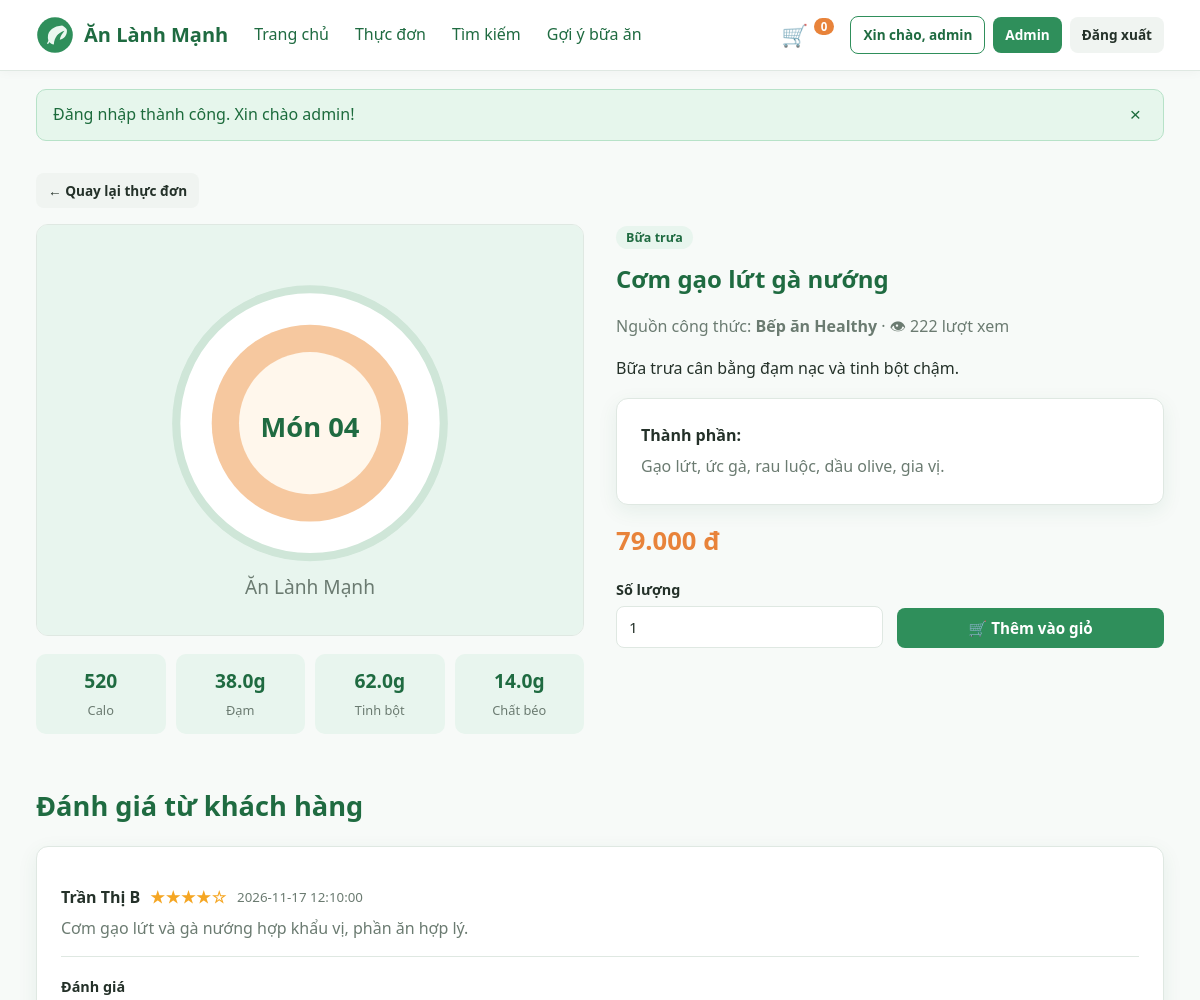
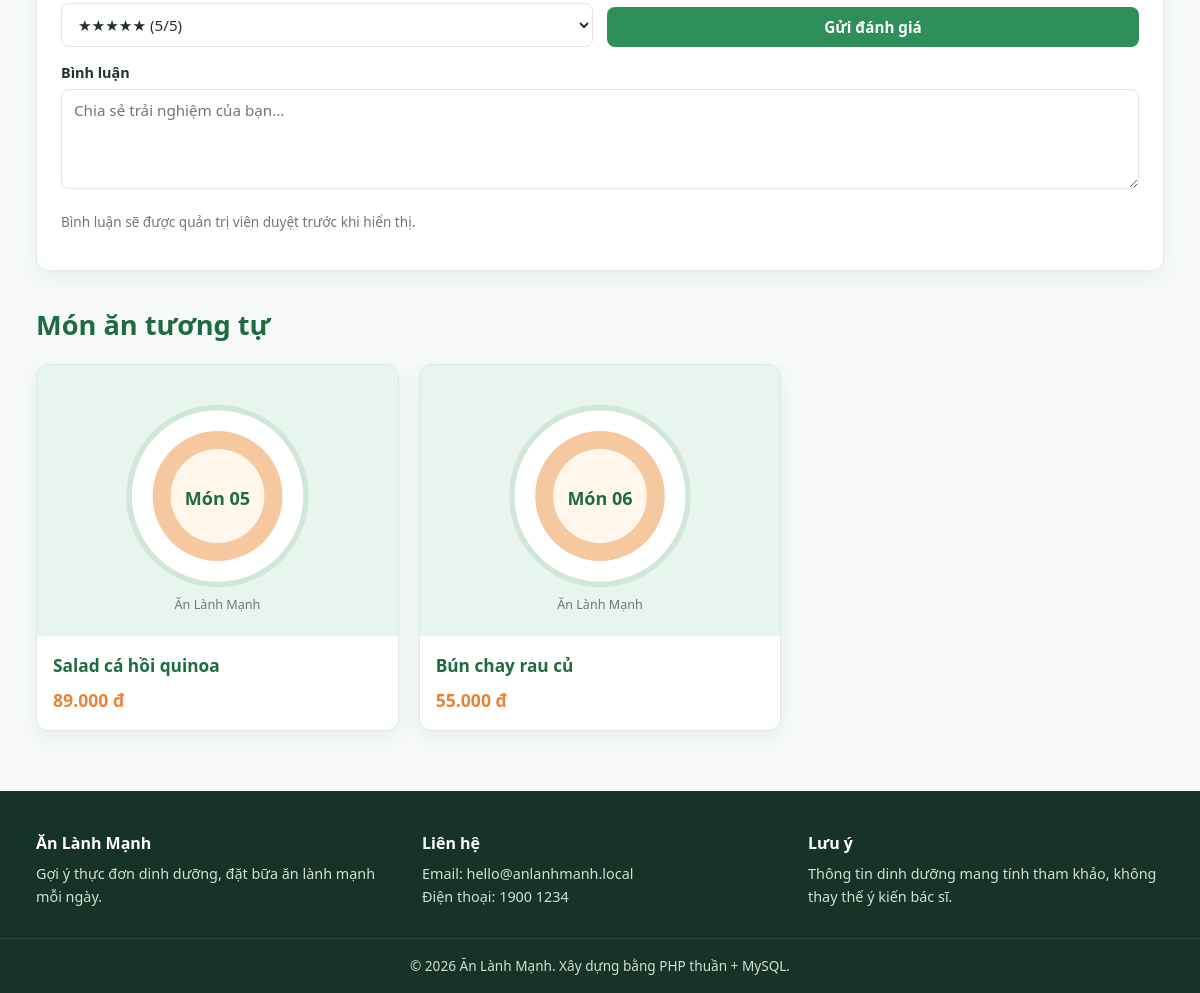
The page /monan.php?id=4 (signed in) on the database its author committed (2 pictures, top to bottom).
### tables this page shows
CREATE TABLE mon_an (
    id INT AUTO_INCREMENT PRIMARY KEY,
    ten VARCHAR(200) NOT NULL,
    slug VARCHAR(200) NOT NULL UNIQUE,
    id_danh_muc INT NOT NULL,
    id_nguon INT NOT NULL,
    mo_ta TEXT,
    nguyen_lieu TEXT,
    calo INT NOT NULL DEFAULT 0,
    protein DECIMAL(5,1) NOT NULL DEFAULT 0,
    carb DECIMAL(5,1) NOT NULL DEFAULT 0,
    fat DECIMAL(5,1) NOT NULL DEFAULT 0,
    gia DECIMAL(10,2) NOT NULL DEFAULT 0,
    hinh_anh VARCHAR(255) NOT NULL DEFAULT 'images/product/default.svg',
    trang_thai TINYINT(1) NOT NULL DEFAULT 1,
    luot_xem INT NOT NULL DEFAULT 0,
    created_at TIMESTAMP DEFAULT CURRENT_TIMESTAMP,
    FOREIGN KEY (id_danh_muc) REFERENCES danh_muc(id) ON DELETE CASCADE,
    FOREIGN KEY (id_nguon) REFERENCES nguon_cong_thuc(id) ON DELETE CASCADE
);

CREATE TABLE danh_muc (
    id INT AUTO_INCREMENT PRIMARY KEY,
    ten VARCHAR(100) NOT NULL,
    slug VARCHAR(100) NOT NULL UNIQUE,
    mo_ta TEXT,
    created_at TIMESTAMP DEFAULT CURRENT_TIMESTAMP
);

CREATE TABLE nguon_cong_thuc (
    id INT AUTO_INCREMENT PRIMARY KEY,
    ten VARCHAR(150) NOT NULL,
    mo_ta TEXT,
    created_at TIMESTAMP DEFAULT CURRENT_TIMESTAMP
);

CREATE TABLE binh_luan (
    id INT AUTO_INCREMENT PRIMARY KEY,
    id_mon_an INT NOT NULL,
    id_nguoi_dung INT NOT NULL,
    danh_gia TINYINT NOT NULL DEFAULT 5,
    noi_dung TEXT NOT NULL,
    trang_thai TINYINT(1) NOT NULL DEFAULT 0,
    created_at TIMESTAMP DEFAULT CURRENT_TIMESTAMP,
    FOREIGN KEY (id_mon_an) REFERENCES mon_an(id) ON DELETE CASCADE,
    FOREIGN KEY (id_nguoi_dung) REFERENCES nguoi_dung(id) ON DELETE CASCADE
);

CREATE TABLE nguoi_dung (
    id INT AUTO_INCREMENT PRIMARY KEY,
    ho_ten VARCHAR(150) NOT NULL,
    email VARCHAR(150) NOT NULL UNIQUE,
    mat_khau VARCHAR(255) NOT NULL,
    gioi_tinh ENUM('nam','nu','khac') NOT NULL DEFAULT 'khac',
    tuoi INT NOT NULL DEFAULT 25,
    chieu_cao DECIMAL(5,2) NOT NULL DEFAULT 165.00,
    can_nang DECIMAL(5,2) NOT NULL DEFAULT 60.00,
    muc_do_hoat_dong ENUM('thap','trung_binh','cao') NOT NULL DEFAULT 'trung_binh',
    muc_tieu ENUM('giam_can','tang_can','duy_tri') NOT NULL DEFAULT 'duy_tri',
    dien_thoai VARCHAR(20) DEFAULT NULL,
    dia_chi TEXT,
    vai_tro ENUM('user','admin') NOT NULL DEFAULT 'user',
    trang_thai TINYINT(1) NOT NULL DEFAULT 1,
    created_at TIMESTAMP DEFAULT CURRENT_TIMESTAMP
);

### includes/auth.php (called while the page is built, shortened)
<?php
function is_logged_in(): bool
{
    return isset($_SESSION['user_id']);
}

### monan.php (the view, shortened to what this page needs)
<?php
require __DIR__ . '/includes/db.php';
$id = (int)($_GET['id'] ?? 0);
$stmt = $pdo->prepare("
    SELECT m.*, dm.ten AS danh_muc, nct.ten AS nguon
    FROM mon_an m
    JOIN danh_muc dm ON m.id_danh_muc = dm.id
    JOIN nguon_cong_thuc nct ON m.id_nguon = nct.id
    WHERE m.id = ? AND m.trang_thai = 1
");
$stmt->execute([$id]);
$mon = $stmt->fetch();
$pdo->prepare('UPDATE mon_an SET luot_xem = luot_xem + 1 WHERE id = ?')->execute([$id]);
$stmt = $pdo->prepare("
    SELECT bl.*, nd.ho_ten
    FROM binh_luan bl JOIN nguoi_dung nd ON bl.id_nguoi_dung = nd.id
    WHERE bl.id_mon_an = ? AND bl.trang_thai = 1
    ORDER BY bl.created_at DESC
");
$stmt->execute([$id]);
$comments = $stmt->fetchAll();
$stmt = $pdo->prepare('SELECT * FROM mon_an WHERE id_danh_muc = ? AND id <> ? AND trang_thai = 1 LIMIT 3');
$stmt->execute([$mon['id_danh_muc'], $id]);
$related = $stmt->fetchAll();
include __DIR__ . '/includes/header.php';
?>
<section>
    <a href="javascript:history.back()" class="btn btn-sm btn-ghost">← Quay lại thực đơn</a>
    <div class="detail" style="margin-top:16px">
        <div>
            <img class="main-img" src="<?= e($mon['hinh_anh']) ?>" alt="<?= e($mon['ten']) ?>">
            <div class="nutrition">
                <div><strong><?= (int)$mon['calo'] ?></strong><span>Calo</span></div>
                <div><strong><?= e($mon['protein']) ?>g</strong><span>Đạm</span></div>
                <div><strong><?= e($mon['carb']) ?>g</strong><span>Tinh bột</span></div>
                <div><strong><?= e($mon['fat']) ?>g</strong><span>Chất béo</span></div>
            </div>
        </div>
        <div>
            <span class="pill"><?= e($mon['danh_muc']) ?></span>
            <h1 style="margin:10px 0"><?= e($mon['ten']) ?></h1>
            <p style="color:var(--muted)">Nguồn công thức: <strong><?= e($mon['nguon']) ?></strong> · 👁 <?= (int)$mon['luot_xem'] ?> lượt xem</p>
            <p><?= nl2br(e($mon['mo_ta'])) ?></p>
            <div class="panel" style="margin:16px 0">
                <strong>Thành phần:</strong>
                <p style="margin:6px 0 0;color:var(--muted)"><?= e($mon['nguyen_lieu']) ?></p>
            </div>
            <div class="card-price" style="font-size:1.6rem"><?= money($mon['gia']) ?></div>
            <form action="giohang.php" method="post" class="form-row" style="margin-top:16px;align-items:end">
                <div class="form-group" style="margin:0">
                    <label for="qty">Số lượng</label>
                    <input type="number" id="qty" name="qty" value="1" min="1" max="20">
                </div>
                <button type="submit" class="btn btn-primary">🛒 Thêm vào giỏ</button>
            </form>
        </div>
    </div>
</section>
<section>
    <div class="section-head"><h2>Đánh giá từ khách hàng</h2></div>
    <div class="panel">
        <?php if (!$comments): ?>
            <p style="color:var(--muted)">Chưa có đánh giá nào. Hãy là người đầu tiên!</p>
        <?php else: ?>
            <?php foreach ($comments as $c): ?>
                <div class="comment">
                    <div class="comment-head">
                        <span><?= e($c['ho_ten']) ?></span>
                        <span class="stars"><?= str_repeat('★', (int)$c['danh_gia']) ?><?= str_repeat('☆', 5 - (int)$c['danh_gia']) ?></span>
                        <small style="color:var(--muted);font-weight:400"><?= e($c['created_at']) ?></small>
                    </div>
                    <p><?= nl2br(e($c['noi_dung'])) ?></p>
                </div>
            <?php endforeach; ?>
        <?php endif; ?>
        <?php if (is_logged_in()): ?>
            <form action="binhluan.php" method="post" style="margin-top:18px">
                <div class="form-row">
                    <div class="form-group">
                        <label for="danh_gia">Đánh giá</label>
                        <select name="danh_gia" id="danh_gia">
                            <?php for ($i = 5; $i >= 1; $i--): ?>
                                <option value="<?= $i ?>"><?= str_repeat('★', $i) ?> (<?= $i ?>/5)</option>
                            <?php endfor; ?>
                        </select>
                    </div>
                    <div class="form-group" style="display:flex;align-items:end">
                        <button type="submit" class="btn btn-primary btn-block">Gửi đánh giá</button>
                    </div>
                </div>
                <div class="form-group">
                    <label for="noi_dung">Bình luận</label>
                    <textarea name="noi_dung" id="noi_dung" required placeholder="Chia sẻ trải nghiệm của bạn..."></textarea>
                </div>
                <p class="hint">Bình luận sẽ được quản trị viên duyệt trước khi hiển thị.</p>
            </form>
        <?php else: ?>
            <p style="margin-top:16px"><a href="dangnhap.php" class="btn btn-sm btn-outline">Đăng nhập để đánh giá</a></p>
        <?php endif; ?>
    </div>
</section>
<?php if ($related): ?>
<section>
    <div class="section-head"><h2>Món ăn tương tự</h2></div>
    <div class="grid grid-3">
        <?php foreach ($related as $r): ?>
            <article class="card">
                <a href="monan.php?id=<?= (int)$r['id'] ?>"><img class="card-img" src="<?= e($r['hinh_anh']) ?>" alt=""></a>
                <div class="card-body">
                    <h3><a href="monan.php?id=<?= (int)$r['id'] ?>"><?= e($r['ten']) ?></a></h3>
                    <div class="card-price"><?= money($r['gia']) ?></div>
                </div>
            </article>
        <?php endforeach; ?>
    </div>
</section>
<?php endif; ?>
<?php include __DIR__ . '/includes/footer.php'; ?>

### css/style.css (style rules this page uses)
:root { --green: #2f8f5b; --green-dark: #1f6b41; --green-light: #e8f5ee; --orange: #e8833a; --text: #243129; --muted: #6b7b71; --bg: #f7faf8; --white: #fff; --border: #dfe8e2; --danger: #d64545; --warning: #d99a1c; --radius: 12px; --shadow: 0 6px 20px rgba(31, 107, 65, .08); }
* { box-sizing: border-box; }
html { scroll-behavior: smooth; }
body { margin: 0; font-family: "Segoe UI", Roboto, Helvetica, Arial, sans-serif; color: var(--text); background: var(--bg); line-height: 1.6; }
a { color: var(--green-dark); text-decoration: none; }
img { max-width: 100%; display: block; }
.btn { display: inline-block; border: 0; border-radius: 8px; cursor: pointer; padding: 10px 18px; font-size: .95rem; font-weight: 600; text-align: center; transition: .18s ease; font-family: inherit; }
.btn-sm { padding: 7px 12px; font-size: .85rem; }
.btn-primary { background: var(--green); color: #fff; }
.btn-ghost { background: #f0f4f1; color: var(--text); }
.btn-block { width: 100%; }
section { margin: 32px 0; }
.section-head { display: flex; align-items: end; justify-content: space-between; gap: 12px; margin-bottom: 18px; }
.section-head h1, .section-head h2 { margin: 0; font-size: 1.7rem; color: var(--green-dark); }
.grid { display: grid; gap: 20px; }
.grid-3 { grid-template-columns: repeat(3, minmax(0, 1fr)); }
.card { background: var(--white); border: 1px solid var(--border); border-radius: var(--radius); overflow: hidden; box-shadow: var(--shadow); transition: .2s ease; }
.card-img { aspect-ratio: 4/3; object-fit: cover; width: 100%; background: var(--green-light); }
.card-body { padding: 16px; }
.card-body h3 { margin: 0 0 6px; font-size: 1.08rem; }
.card-price { color: var(--orange); font-weight: 700; font-size: 1.1rem; }
.pill { background: var(--green-light); color: var(--green-dark); border-radius: 999px; padding: 3px 10px; font-size: .78rem; font-weight: 600; }
.detail { display: grid; grid-template-columns: 1fr 1fr; gap: 32px; }
.detail img.main-img { width: 100%; border-radius: var(--radius); border: 1px solid var(--border); }
.detail h1 { color: var(--green-dark); margin-top: 0; }
.nutrition { display: grid; grid-template-columns: repeat(4, 1fr); gap: 10px; margin: 18px 0; }
.nutrition div { background: var(--green-light); border-radius: 10px; padding: 12px; text-align: center; }
.nutrition strong { display: block; font-size: 1.2rem; color: var(--green-dark); }
.nutrition span { font-size: .8rem; color: var(--muted); }
.panel { background: #fff; border: 1px solid var(--border); border-radius: var(--radius); padding: 24px; box-shadow: var(--shadow); }
.form-group { margin-bottom: 14px; }
.form-group label { display: block; font-weight: 600; margin-bottom: 5px; font-size: .9rem; }
input, select, textarea { width: 100%; padding: 10px 12px; border: 1px solid var(--border); border-radius: 8px; font-family: inherit; font-size: .95rem; background: #fff; color: var(--text); }
textarea { min-height: 100px; resize: vertical; }
.form-row { display: grid; grid-template-columns: 1fr 1fr; gap: 14px; }
.hint { color: var(--muted); font-size: .85rem; margin-top: 4px; }
.comment { border-bottom: 1px solid var(--border); padding: 14px 0; }
.comment-head { display: flex; gap: 10px; align-items: center; font-weight: 600; }
.stars { color: #f5a623; letter-spacing: 1px; }
.comment p { margin: 6px 0 0; color: var(--muted); }

### rows shown on the page
mon_an: hinh_anh (picture), calo "520", protein "38.0", carb "62.0", fat "14.0", id_danh_muc.ten "Bữa trưa", ten "Cơm gạo lứt gà nướng", id_nguon.ten "Bếp ăn Healthy", luot_xem "222", mo_ta "Bữa trưa cân bằng đạm nạc và tinh bột chậm.", nguyen_lieu "Gạo lứt, ức gà, rau luộc, dầu olive, gia vị.", gia "79.000 đ"
binh_luan: id_nguoi_dung.ho_ten "Trần Thị B", danh_gia "★★★★", danh_gia "☆", created_at "2026-11-17 12:10:00", noi_dung "Cơm gạo lứt và gà nướng hợp khẩu vị, phần ăn hợp lý."
mon_an: hinh_anh (picture), ten "Salad cá hồi quinoa", gia "89.000 đ"
mon_an: hinh_anh (picture), ten "Bún chay rau củ", gia "55.000 đ"

### other values the page prints
cart_count() "0"
$_SESSION['ho_ten'] "admin"
$f['message'] "Đăng nhập thành công. Xin chào admin!"
form field danh_gia "★★★★★ (5/5)"
